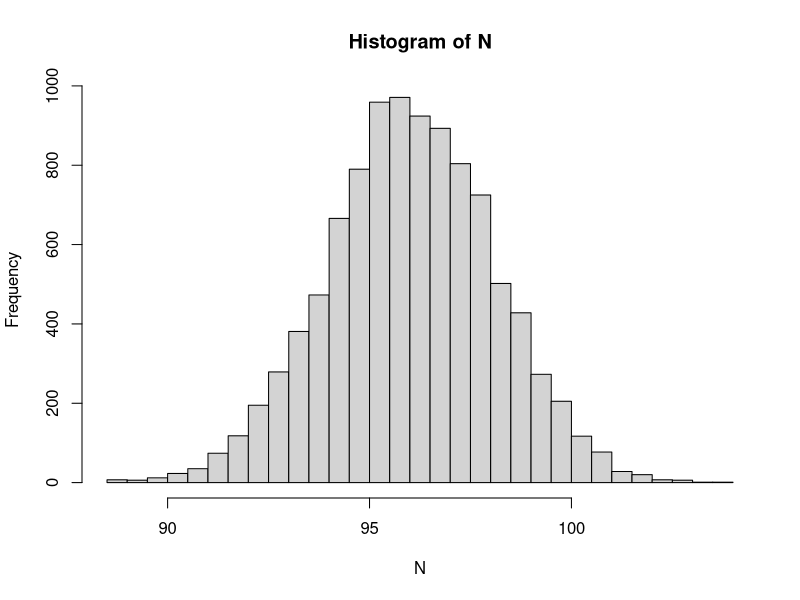

Source code (R):
s40 = function() {
   x = rnorm(46, 96, 13)
   return (sum(x[1:40])/40)
}
N = replicate(10000, s40())
message("sd and mean of N ", sd(N), ",", mean(N))
hist(N, 25)
